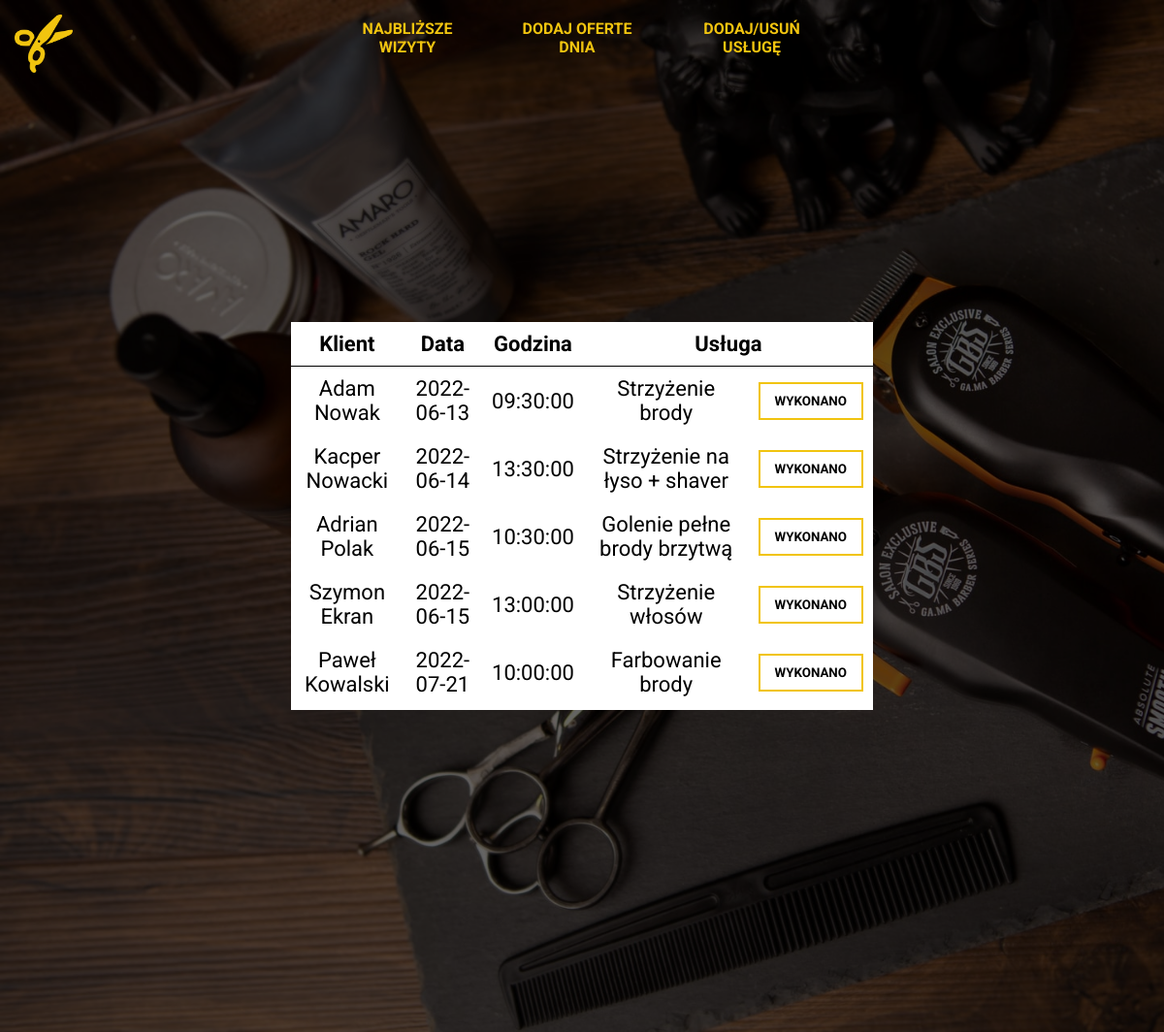
Page /admin.php (signed in) on the committed database.
### tables this page shows
CREATE TABLE `appoints` (
  `id` int(11) NOT NULL,
  `dane` varchar(60) NOT NULL,
  `godzina` time NOT NULL,
  `data` date NOT NULL,
  `usluga` int(11) NOT NULL
);

CREATE TABLE `services` (
  `id` int(11) NOT NULL,
  `nazwa_uslugi` text NOT NULL
);

### admin.php (the view, shortened to what this page needs)
<!DOCTYPE html>
<html lang="pl">
<head>
    <link rel="stylesheet" href="styles/style.css">
    <link rel="stylesheet" href="styles/overwrite.css">
</head>
<body>
    <div class="wrapper">
        <nav>
            <ul>
                <li><a href="admin.php">Najbliższe wizyty</a></li>
                <li><a href="admin/add_day_offer.php">Dodaj oferte dnia</a></li>
                <li><a href="admin/add_services.php">Dodaj/usuń usługę</a></li>
            </ul>
        </nav>
        <header>
            <a href="index.php"><img src="img/scissors.png" alt="logo-nożyczki" class="logo"></a>
            <div class="appoints">
                <table CELLSPACING=0>
                    <tr>
                        <th>Klient</th>
                        <th>Data</th>
                        <th>Godzina</th>
                        <th colspan="2">Usługa</th>
                    </tr>
                    <?php
                    @$db = mysqli_connect("localhost", "root", "", "barber") or die("Błąd połączenia z bazą danych!");
                    $pyt1 = mysqli_query($db, "SELECT appoints.id,dane,godzina,data,services.nazwa_uslugi AS nazwa_uslugi FROM appoints JOIN services ON services.id=appoints.usluga ORDER BY data,godzina;");
                    while ($row = mysqli_fetch_assoc($pyt1)) {
                        echo ("<form action='' method='post'><tr><td>$row[dane]</td><td>$row[data]</td><td>$row[godzina]</td><td>$row[nazwa_uslugi]</td><td><input type='submit' value='Wykonano'><input type='hidden' name='id' value=$row[id]></td></tr></form>");
                    }
                    ?>
                </table>
            </div>
        </header>
    </div>
</body>
</html>

### styles/style.css (style rules this page uses)
* { margin: 0; padding: 0; box-sizing: border-box; }
.wrapper { overflow: hidden; position: relative; font-family: roboto; }
input[type='submit'] { font-family: roboto; }
nav { transition: top 0.5s; width: 60%; position: absolute; top: -10%; left: 50%; transform: translateX(-50%); z-index: 2; }
nav ul { width: 100%; padding: 10px; display: flex; list-style: none; align-items: center; justify-content: center; }
nav ul li { width: 25%; }
nav ul li a { cursor: pointer; text-align: center; display: block; padding: 10px; text-decoration: none; color: #F1C40F; font-weight: bold; text-transform: uppercase; margin-right: 10px; }
nav ul li:last-of-type a { margin-right: 0; }
header { overflow: hidden; position: relative; height: 100vh; background-image: url("../img/bg.jpg"); background-size: cover; }
header::before { content: ""; display: block; height: 100%; width: 100%; background-color: black; opacity: 0.6; }
header .logo { display: block; width: 60px; position: absolute; top: 15px; left: 15px; }

### styles/overwrite.css (style rules this page uses)
.wrapper { height: 100vh; }
nav { top: 0; }
header .appoints { text-align: center; background-color: white; position: absolute; top: 50%; left: 50%; transform: translate(-50%, -50%); height: 400px; overflow-y: scroll; }
header .appoints table tr:first-of-type th { border-bottom: 1px solid black; }
header .appoints table td, header .appoints table th { font-size: 22px; padding: 10px; }
header .appoints table input[type='submit'] { padding: 10px 15px; text-transform: uppercase; font-weight: bold; display: block; background-color: white; border-color: #F1C40F; border-style: solid; color: black; cursor: pointer; transition: 0.5s; font-family: roboto; }

### rows in the picture
appoints: dane "Adam Nowak", data "2022-06-13", godzina "09:30:00", services.nazwa_uslugi "Strzyżenie brody"
appoints: dane "Kacper Nowacki", data "2022-06-14", godzina "13:30:00", services.nazwa_uslugi "Strzyżenie na łyso + shaver"
appoints: dane "Adrian Polak", data "2022-06-15", godzina "10:30:00", services.nazwa_uslugi "Golenie pełne brody brzytwą"
appoints: dane "Szymon Ekran", data "2022-06-15", godzina "13:00:00", services.nazwa_uslugi "Strzyżenie włosów"
appoints: dane "Paweł Kowalski", data "2022-07-21", godzina "10:00:00", services.nazwa_uslugi "Farbowanie brody"
